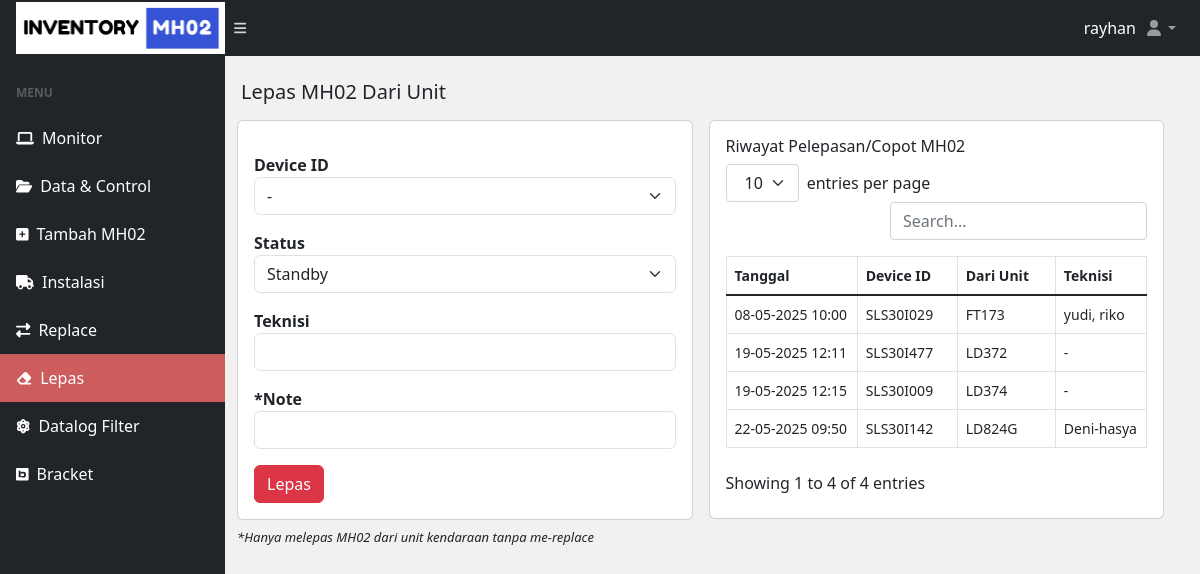
The page /lepas-unit.php (signed in) on the database as committed earlier.
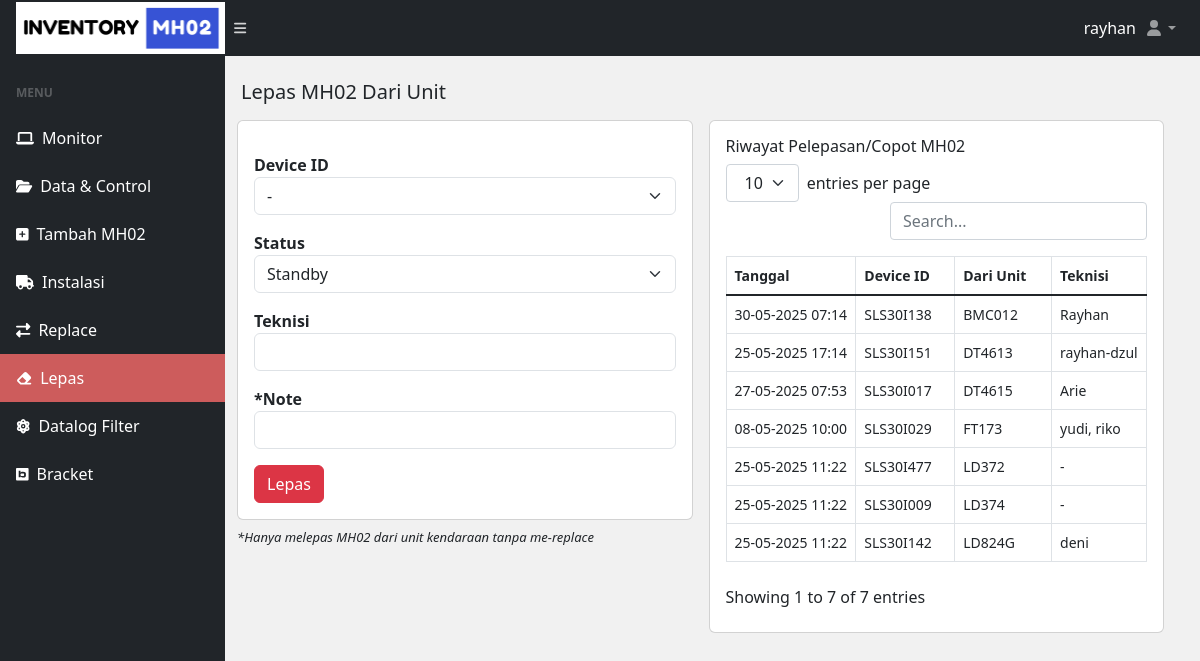
The same page on the database as committed later.
### tables this page shows
CREATE TABLE `lepas_device` (
  `id` int(11) NOT NULL,
  `tanggal` varchar(55) NOT NULL,
  `deviceid` varchar(55) NOT NULL,
  `unit` varchar(55) NOT NULL,
  `teknisi` varchar(55) NOT NULL
);

### lepas-unit.php (the view, shortened to what this page needs)
<?php
include("database/db.php");
?>
<!DOCTYPE html>
<html lang="en">
<head>
  <?php include('./include/meta.php') ?>
</head>
<body class="sb-nav-fixed">
  <?php include('./include/nav.php') ?>
  <div id="layoutSidenav">
    <?php include('./include/sidenav.php') ?>
    <div id="layoutSidenav_content">
    <main>
        <div class="container-fluid px-3">
            <h5 class="mt-4">Lepas MH02 Dari Unit</h4>
            <div class="col-md-12 row">
              <div class="col-md-6 p-2">
                <div class="card">
                    <div class="card-body">
                        <form class="row g-3" method="POST" enctype="multipart/form-data">
                        <div class="">
                        <label for="" class="form-label-md mt-3"><b>Device ID</b></label>
                        <select name="device_id" class="form-select" id="" require>
                            <option>-</option>
                        </select>
                        <label for="" class="form-label-md mt-3"><b>Status</b></label>
                        <select name="status" class="form-select" id="" require>
                            <option value="standby">Standby</option>
                        </select>
                        <label for="" class="form-label-md mt-3"><b>Teknisi</b></label>
                        <input type="text" class="form-control" placeholder="" name="teknisi">
                        <label for="" class="form-label-md mt-3"><b>*Note</b></label>
                        <input type="text" class="form-control" placeholder="" name="note">
                        <input type="submit" class="btn btn-danger mt-3" name="submit" value="Lepas" />
                        </div>
                        </form>
                    </div>
                </div>
                <p class="mt-2" style="font-size: small;"><i>*Hanya melepas MH02 dari unit kendaraan tanpa me-replace</i></p>
              </div>
              <?php
                  $get_riwayat = mysqli_query($conn, "SELECT * FROM lepas_device ORDER BY unit ASC");
                  ?>
              <div class="col-md-6 p-2">
                <div class="card card-body">
                  <h6>Riwayat Pelepasan/Copot MH02</h6>
                  <table id="datatablesSimple">
                    <thead>
                    <tr>
                      <th>Tanggal</th>
                      <th>Device ID</th>
                      <th>Dari Unit</th>
                      <th>Teknisi</th>
                    </tr>
                    </thead>
                    <?php
                    while ($riw = mysqli_fetch_array($get_riwayat)) {
                    ?>
                    <tr>
                      <td><?= $riw['tanggal'] ?></td>
                      <td><?= $riw['deviceid'] ?></td>
                      <td><?= $riw['unit'] ?></td>
                      <td><?= $riw['teknisi'] ?></td>
                    </tr>
                    <?php }?>
                  </table>
                </div>
              </div>
            </div>
        </div>
    </main>
    </div>
  </div>
</body>
</html>

Rows that differ between the two databases and show on the page:
removed lepas_device: tanggal "19-05-2025 12:11", deviceid "SLS30I477", unit "LD372", teknisi "-"
removed lepas_device: tanggal "19-05-2025 12:15", deviceid "SLS30I009", unit "LD374", teknisi "-"
removed lepas_device: tanggal "22-05-2025 09:50", deviceid "SLS30I142", unit "LD824G", teknisi "Deni-hasya"
added lepas_device: tanggal "30-05-2025 07:14", deviceid "SLS30I138", unit "BMC012", teknisi "Rayhan"
added lepas_device: tanggal "25-05-2025 17:14", deviceid "SLS30I151", unit "DT4613", teknisi "rayhan-dzul"
added lepas_device: tanggal "27-05-2025 07:53", deviceid "SLS30I017", unit "DT4615", teknisi "Arie"
added lepas_device: tanggal "25-05-2025 11:22", deviceid "SLS30I477", unit "LD372", teknisi "-"
added lepas_device: tanggal "25-05-2025 11:22", deviceid "SLS30I009", unit "LD374", teknisi "-"
added lepas_device: tanggal "25-05-2025 11:22", deviceid "SLS30I142", unit "LD824G", teknisi "deni"
Other text that changed with them:
text written by a page script: "entries per page Showing 1 to 4 of 4 entries" → "entries per page Showing 1 to 7 of 7 entries"
